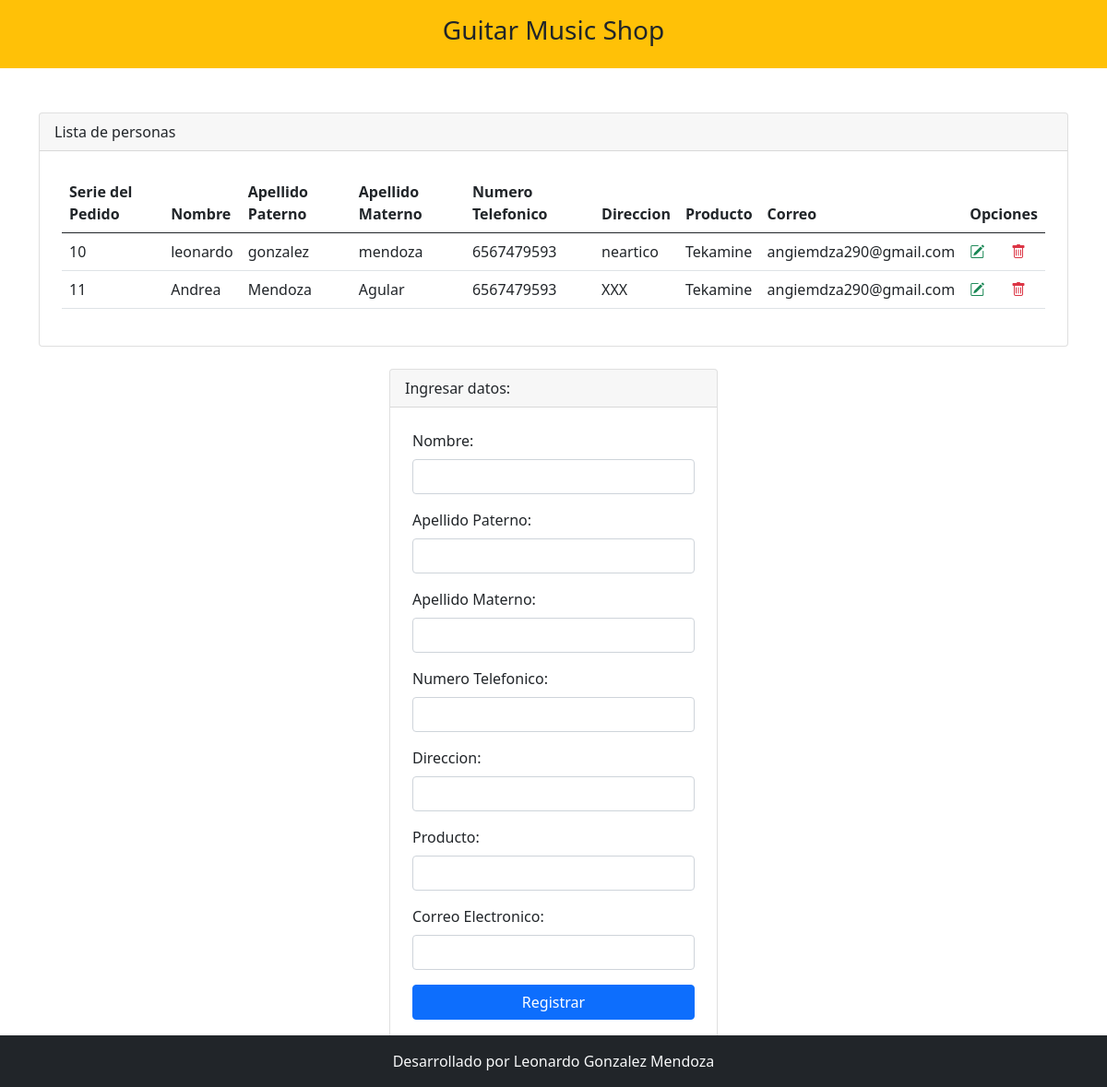
The page / on the database its author committed.
### tables this page shows
CREATE TABLE `cliente` (
  `sp_id` int(11) NOT NULL,
  `nombre` varchar(100) DEFAULT NULL,
  `ap_paterno` varchar(50) DEFAULT NULL,
  `ap_materno` varchar(20) DEFAULT NULL,
  `num` varchar(50) NOT NULL,
  `direccion` varchar(100) NOT NULL,
  `producto` varchar(50) NOT NULL,
  `correo` varchar(50) NOT NULL
);

### index.php (the view, shortened to what this page needs)
<?php include 'template/header.php' ?>
<?php
    include_once "model/conexion.php";
    $sentencia = $bd -> query("select * from cliente");
    $cliente = $sentencia->fetchAll(PDO::FETCH_OBJ);
?>
<div class="container mt-5">
    <div class="row justify-content-center">
        <div class="col-md-100">
            <div class="card">
                <div class="card-header">
                    Lista de personas
                </div>
                <div class="p-4" >
                    <table class="table align-middle">
                        <thead>
                            <tr>
                                <th scope="col">Serie del Pedido</th>
                                <th scope="col">Nombre</th>
                                <th scope="col">Apellido Paterno</th>
                                <th scope="col">Apellido Materno</th>
                                <th scope="col">Numero Telefonico</th>
                                <th scope="col">Direccion</th>
                                <th scope="col">Producto</th>
                                <th scope="col">Correo</th>
                                <th scope="col" colspan="2">Opciones</th>
                            </tr>
                        </thead>
                        <tbody>
                            <?php
                                foreach($cliente as $dato){
                            ?>
                            <tr>
                                <td scope="row"><?php echo $dato->sp_id; ?></td>
                                <td><?php echo $dato->nombre; ?></td>
                                <td><?php echo $dato->ap_paterno; ?></td>
                                <td><?php echo $dato->ap_materno; ?></td>
                                <td><?php echo $dato->num; ?></td>
                                <td><?php echo $dato->direccion; ?></td>
                                <td><?php echo $dato->producto; ?></td>
                                <td><?php echo $dato->correo; ?></td>
                                <td><a class="text-success" href="editar.php?sp_id=<?php echo $dato->sp_id; ?>"><i class="bi bi-pencil-square"></i></a></td>
                                <td><a onclick="return confirm('Estas seguro de eliminar?');" class="text-danger" href="eliminar.php?sp_id=<?php echo $dato->sp_id; ?>"><i class="bi bi-trash"></i></a></td>
                            </tr>
                            <?php
                                }
                            ?>
                        </tbody>
                    </table>
                </div>
            </div>
        </div>
        <div class="col-md-4">
            <br>
            <div class="card">
                <div class="card-header">
                    Ingresar datos:
                </div>
                <form class="p-4" method="POST" action="Registrar.php">
                    <div class="mb-3">
                        <label class="form-label">Nombre: </label>
                        <input type="text" class="form-control" name="txtNombre" required>
                    </div>
                    <div class="mb-3">
                        <label class="form-label">Apellido Paterno: </label>
                        <input type="text" class="form-control" name="txta" required
                        value="">
                    </div>
                    <div class="mb-3">
                        <label class="form-label">Apellido Materno: </label>
                        <input type="text" class="form-control" name="txtam" required
                        >
                    </div>
                    <div class="mb-3">
                        <label class="form-label">Numero Telefonico: </label>
                        <input type="text" class="form-control" name="txtt" autofocus required
                        >
                    </div>
                    <div class="mb-3">
                        <label class="form-label">Direccion: </label>
                        <input type="text" class="form-control" name="txtd" autofocus required
                        >
                    </div>
                    <div class="mb-3">
                        <label class="form-label">Producto: </label>
                        <input type="text" class="form-control" name="txtp" required
                        >
                    </div>
                    <div class="mb-3">
                        <label class="form-label">Correo Electronico: </label>
                        <input type="text" class="form-control" name="txtc" required
                        >
                    </div>
                    <div class="d-grid">
                        <input type="submit" class="btn btn-primary" value="Registrar">
                    </div>
                </form>
            </div>
        </div>
    </div>
</div>
<br><br>
<?php include 'template/footer.php' ?>

### template/header.php (shortened to what this page needs)
<!doctype html>
<html lang="es">
  <head>
    <link rel="stylesheet" href="https://cdn.jsdelivr.net/npm/bootstrap@5.0.2/dist/css/bootstrap.min.css">
    <link rel="stylesheet" href="https://cdn.jsdelivr.net/npm/bootstrap-icons@1.5.0/font/bootstrap-icons.css">
  </head>
  <body>
      <div class="container-fluid bg-warning">
          <div class="row">
              <div class="col-md">
                  <header class="py-3">
                      <h3 class="text-center">Guitar Music Shop</h3>
                  </header>
              </div>
          </div>
      </div>

### template/footer.php (shortened to what this page needs)
<footer class="container-fluid bg-dark fixed-bottom">
        <div class="row">
            <div class="col-md text-light text-center py-3">
                Desarrollado por Leonardo Gonzalez Mendoza
            </div>
        </div>
    </footer>
  </body>
</html>

### rows shown on the page
cliente: sp_id "10", nombre "leonardo", ap_paterno "gonzalez", ap_materno "mendoza", num "6567479593", direccion "neartico", producto "Tekamine", correo "angiemdza290@gmail.com"
cliente: sp_id "11", nombre "Andrea", ap_paterno "Mendoza", ap_materno "Agular", num "6567479593", direccion "XXX", producto "Tekamine", correo "angiemdza290@gmail.com"
